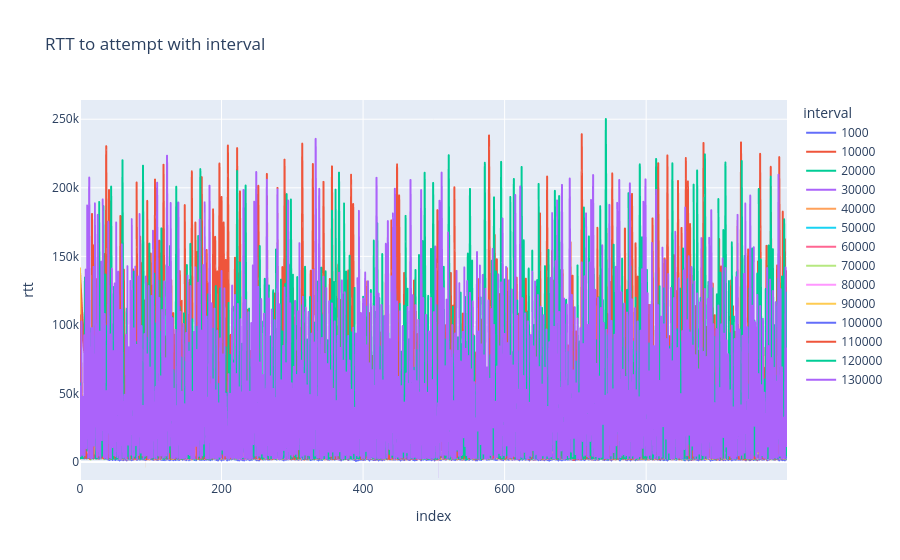

The notebook cell saved with this chart:
### Code cell
dfs = []
for interval in intervals:
    df = pd.read_csv(f"./data2/{interval}us.csv")
    dfs.append(df)

df = pd.concat(dfs)
fig = px.line(
    df,
    x=df.index,
    y="rtt",
    color="interval",
    title=f"RTT to attempt with interval")
fig.show()

### Figure 1 — Plotly figure (JSON) as saved in the notebook; plotly's stock layout.template omitted (floating-point values rounded to 4 significant figures; data arrays with more than 128 entries replaced by an {"elided": "..."} marker saying what was removed)
{"data": [{"hovertemplate": "interval=1000<br>index=%{x}<br>rtt=%{y}<extra></extra>", "legendgroup": "1000", "line": {"color": "#636efa", "dash": "solid"}, "marker": {"symbol": "circle"}, "mode": "lines", "name": "1000", "showlegend": true, "type": "scattergl", "x": {"elided": "1000 int values"}, "xaxis": "x", "y": {"elided": "1000 int values"}, "yaxis": "y"}, {"hovertemplate": "interval=10000<br>index=%{x}<br>rtt=%{y}<extra></extra>", "legendgroup": "10000", "line": {"color": "#EF553B", "dash": "solid"}, "marker": {"symbol": "circle"}, "mode": "lines", "name": "10000", "showlegend": true, "type": "scattergl", "x": {"elided": "1000 int values"}, "xaxis": "x", "y": {"elided": "1000 int values"}, "yaxis": "y"}, {"hovertemplate": "interval=20000<br>index=%{x}<br>rtt=%{y}<extra></extra>", "legendgroup": "20000", "line": {"color": "#00cc96", "dash": "solid"}, "marker": {"symbol": "circle"}, "mode": "lines", "name": "20000", "showlegend": true, "type": "scattergl", "x": {"elided": "1000 int values"}, "xaxis": "x", "y": {"elided": "1000 int values"}, "yaxis": "y"}, {"hovertemplate": "interval=30000<br>index=%{x}<br>rtt=%{y}<extra></extra>", "legendgroup": "30000", "line": {"color": "#ab63fa", "dash": "solid"}, "marker": {"symbol": "circle"}, "mode": "lines", "name": "30000", "showlegend": true, "type": "scattergl", "x": {"elided": "1000 int values"}, "xaxis": "x", "y": {"elided": "1000 int values"}, "yaxis": "y"}, {"hovertemplate": "interval=40000<br>index=%{x}<br>rtt=%{y}<extra></extra>", "legendgroup": "40000", "line": {"color": "#FFA15A", "dash": "solid"}, "marker": {"symbol": "circle"}, "mode": "lines", "name": "40000", "showlegend": true, "type": "scattergl", "x": {"elided": "1000 int values"}, "xaxis": "x", "y": {"elided": "1000 int values"}, "yaxis": "y"}, {"hovertemplate": "interval=50000<br>index=%{x}<br>rtt=%{y}<extra></extra>", "legendgroup": "50000", "line": {"color": "#19d3f3", "dash": "solid"}, "marker": {"symbol": "circle"}, "mode": "lines", "name": "50000", "showlegend": true, "type": "scattergl", "x": {"elided": "1000 int values"}, "xaxis": "x", "y": {"elided": "1000 int values"}, "yaxis": "y"}, {"hovertemplate": "interval=60000<br>index=%{x}<br>rtt=%{y}<extra></extra>", "legendgroup": "60000", "line": {"color": "#FF6692", "dash": "solid"}, "marker": {"symbol": "circle"}, "mode": "lines", "name": "60000", "showlegend": true, "type": "scattergl", "x": {"elided": "1000 int values"}, "xaxis": "x", "y": {"elided": "1000 int values"}, "yaxis": "y"}, {"hovertemplate": "interval=70000<br>index=%{x}<br>rtt=%{y}<extra></extra>", "legendgroup": "70000", "line": {"color": "#B6E880", "dash": "solid"}, "marker": {"symbol": "circle"}, "mode": "lines", "name": "70000", "showlegend": true, "type": "scattergl", "x": {"elided": "1000 int values"}, "xaxis": "x", "y": {"elided": "1000 int values"}, "yaxis": "y"}, {"hovertemplate": "interval=80000<br>index=%{x}<br>rtt=%{y}<extra></extra>", "legendgroup": "80000", "line": {"color": "#FF97FF", "dash": "solid"}, "marker": {"symbol": "circle"}, "mode": "lines", "name": "80000", "showlegend": true, "type": "scattergl", "x": {"elided": "1000 int values"}, "xaxis": "x", "y": {"elided": "1000 int values"}, "yaxis": "y"}, {"hovertemplate": "interval=90000<br>index=%{x}<br>rtt=%{y}<extra></extra>", "legendgroup": "90000", "line": {"color": "#FECB52", "dash": "solid"}, "marker": {"symbol": "circle"}, "mode": "lines", "name": "90000", "showlegend": true, "type": "scattergl", "x": {"elided": "1000 int values"}, "xaxis": "x", "y": {"elided": "1000 int values"}, "yaxis": "y"}, {"hovertemplate": "interval=100000<br>index=%{x}<br>rtt=%{y}<extra></extra>", "legendgroup": "100000", "line": {"color": "#636efa", "dash": "solid"}, "marker": {"symbol": "circle"}, "mode": "lines", "name": "100000", "showlegend": true, "type": "scattergl", "x": {"elided": "1000 int values"}, "xaxis": "x", "y": {"elided": "1000 int values"}, "yaxis": "y"}, {"hovertemplate": "interval=110000<br>index=%{x}<br>rtt=%{y}<extra></extra>", "legendgroup": "110000", "line": {"color": "#EF553B", "dash": "solid"}, "marker": {"symbol": "circle"}, "mode": "lines", "name": "110000", "showlegend": true, "type": "scattergl", "x": {"elided": "1000 int values"}, "xaxis": "x", "y": {"elided": "1000 int values"}, "yaxis": "y"}, {"hovertemplate": "interval=120000<br>index=%{x}<br>rtt=%{y}<extra></extra>", "legendgroup": "120000", "line": {"color": "#00cc96", "dash": "solid"}, "marker": {"symbol": "circle"}, "mode": "lines", "name": "120000", "showlegend": true, "type": "scattergl", "x": {"elided": "1000 int values"}, "xaxis": "x", "y": {"elided": "1000 int values"}, "yaxis": "y"}, {"hovertemplate": "interval=130000<br>index=%{x}<br>rtt=%{y}<extra></extra>", "legendgroup": "130000", "line": {"color": "#ab63fa", "dash": "solid"}, "marker": {"symbol": "circle"}, "mode": "lines", "name": "130000", "showlegend": true, "type": "scattergl", "x": {"elided": "1000 int values"}, "xaxis": "x", "y": {"elided": "1000 int values"}, "yaxis": "y"}], "layout": {"legend": {"title": {"text": "interval"}, "tracegroupgap": 0}, "title": {"text": "RTT to attempt with interval"}, "xaxis": {"anchor": "y", "domain": [0, 1], "title": {"text": "index"}}, "yaxis": {"anchor": "x", "domain": [0, 1], "title": {"text": "rtt"}}}}
